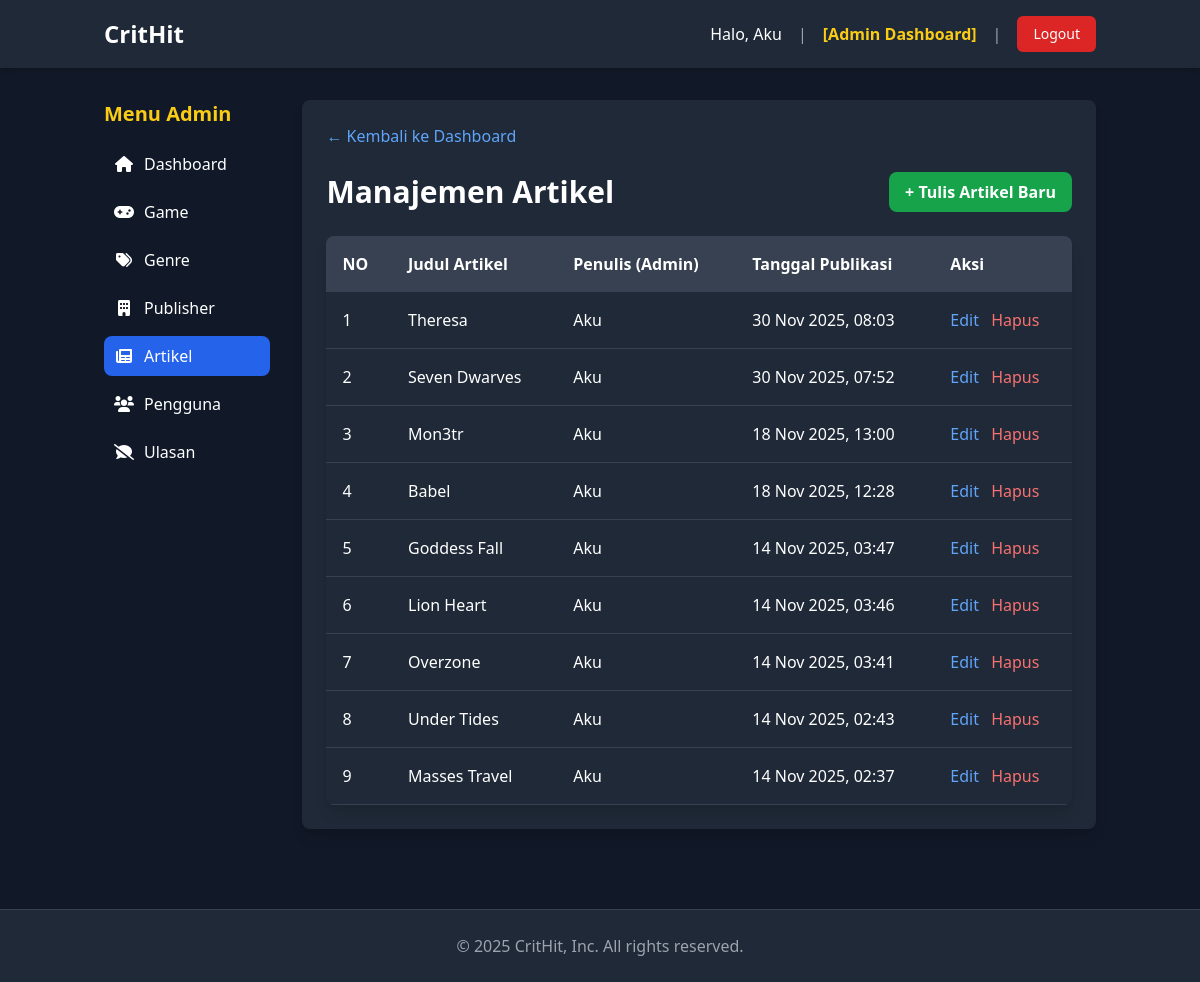
/admin/index.php?page=manage_articles (signed in), run on the app's committed database.
### tables this page shows
CREATE TABLE `article` (
  `id` int(11) NOT NULL,
  `user_id` int(11) NOT NULL,
  `title` varchar(100) NOT NULL,
  `content` text NOT NULL,
  `image_url` varchar(255) NOT NULL,
  `created_at` timestamp NOT NULL DEFAULT current_timestamp() ON UPDATE current_timestamp()
);

CREATE TABLE `users` (
  `id` int(11) NOT NULL,
  `name` varchar(100) NOT NULL,
  `email` varchar(255) NOT NULL,
  `password` varchar(255) NOT NULL,
  `role` enum('admin','user') NOT NULL DEFAULT 'user',
  `created_at` timestamp NOT NULL DEFAULT current_timestamp()
);

### admin/article/manage_articles.php (the view, shortened to what this page needs)
<?php
$articles = [];
try {
    $sql = "SELECT a.id, a.title, a.created_at, u.name AS author_name
            FROM article a
            JOIN users u ON a.user_id = u.id
            ORDER BY a.created_at DESC";
    $stmt = $pdo->prepare($sql);
    $stmt->execute();
    $articles = $stmt->fetchAll();
} catch (PDOException $e) {
    $error_db = "Error mengambil data artikel: " . $e->getMessage();
}
?>
<a href="index.php?page=dashboard" class="text-blue-400 hover:text-blue-300 mb-6 inline-block">&larr; Kembali ke Dashboard</a>
<div class="flex justify-between items-center mb-6">
    <h1 class="text-3xl font-bold">Manajemen Artikel</h1>
    <a href="index.php?page=article_tambah" class="bg-green-600 text-white px-4 py-2 rounded-lg font-bold hover:bg-green-700">
        + Tulis Artikel Baru
    </a>
</div>
<div class="bg-gray-800 rounded-lg shadow-lg overflow-hidden">
    <table class="w-full">
        <thead class="bg-gray-700">
            <tr>
                <th class="p-4 text-left">NO</th>
                <th class="p-4 text-left">Judul Artikel</th>
                <th class="p-4 text-left">Penulis (Admin)</th>
                <th class="p-4 text-left">Tanggal Publikasi</th>
                <th class="p-4 text-left">Aksi</th>
            </tr>
        </thead>
        <tbody>
            <?php if (empty($articles)): ?>
                <tr>
                    <td colspan="5" class="p-4 text-center text-gray-400">
                        Belum ada artikel yang ditulis.
                    </td>
                </tr>
            <?php else:
                $no = 1;
                foreach ($articles as $article): ?>
                    <tr class="border-b border-gray-700 hover:bg-gray-700">
                        <td class="p-4"><?php echo htmlspecialchars($no); ?></td>
                        <td class="p-4 font-medium"><?php echo htmlspecialchars($article['title']); ?></td>
                        <td class="p-4"><?php echo htmlspecialchars($article['author_name']); ?></td>
                        <td class="p-4"><?php echo date('d M Y, H:i', strtotime($article['created_at'])); ?></td>
                        <td class="p-4">
                            <a href="index.php?page=article_edit&id=<?php echo $article['id']; ?>" class="text-blue-400 hover:text-blue-300 mr-2">Edit</a>
                            <a href="index.php?page=article_hapus&id=<?php echo $article['id']; ?>" class="text-red-400 hover:text-red-300" onclick="return confirm('Anda yakin ingin menghapus artikel ini?');">Hapus</a>
                        </td>
                    </tr>
                    <?php $no++; ?>
                <?php endforeach; ?>
            <?php endif; ?>
        </tbody>
    </table>
</div>

### data on the page
article: title "Theresa", user.name "Aku", created_at "30 Nov 2025, 08:03"
article: title "Seven Dwarves", user.name "Aku", created_at "30 Nov 2025, 07:52"
article: title "Mon3tr", user.name "Aku", created_at "18 Nov 2025, 13:00"
article: title "Babel", user.name "Aku", created_at "18 Nov 2025, 12:28"
article: title "Goddess Fall", user.name "Aku", created_at "14 Nov 2025, 03:47"
article: title "Lion Heart", user.name "Aku", created_at "14 Nov 2025, 03:46"
article: title "Overzone", user.name "Aku", created_at "14 Nov 2025, 03:41"
article: title "Under Tides", user.name "Aku", created_at "14 Nov 2025, 02:43"
article: title "Masses Travel", user.name "Aku", created_at "14 Nov 2025, 02:37"

### other printed values
$user_name "Aku"
